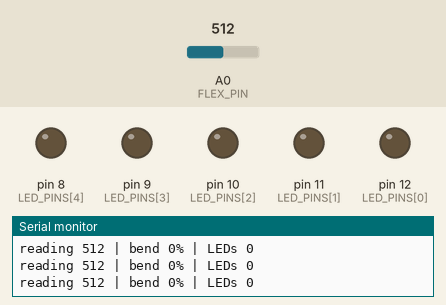
Recording of a sketch running on a simulated Arduino Uno, built with avr-gcc and run on an emulated ATmega328P. On the bench: output pins drawn as LEDs (lit = HIGH), the last lines printed to the serial monitor. The inputs (shaded band) are chosen by the test bench; at power-on: A0 (FLEX_PIN) = 512.

Above: at 2.2 s.
2.3 s: A0 (FLEX_PIN) set to 716
At 3.5 s:
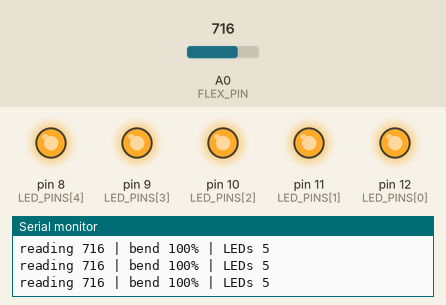
3.8 s: A0 (FLEX_PIN) set to 703
5.3 s: A0 (FLEX_PIN) set to 689
At 6.5 s:
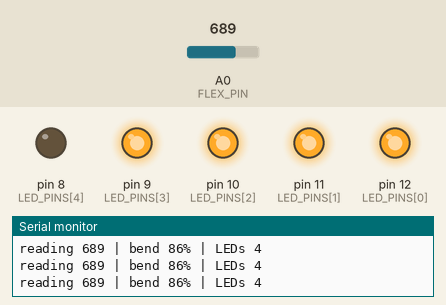
6.8 s: A0 (FLEX_PIN) set to 665
9.8 s: A0 (FLEX_PIN) set to 648
At 11.3 s:
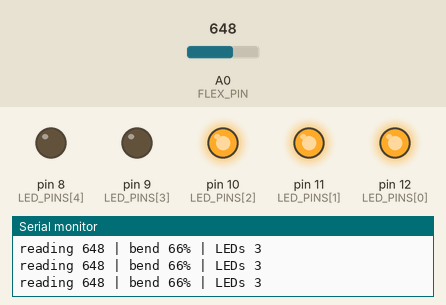
Timing chart, 0 to 12.3 s (numbered marks = the images above; inputs shaded):
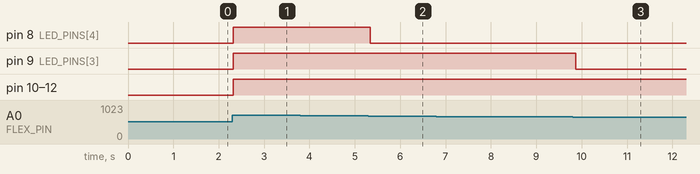

Measured:
- the behaviour switches between 696 and 695 on A0 (FLEX_PIN) (found by bisection; images 1 and 2)
- the behaviour switches between 655 and 654 on A0 (FLEX_PIN) (found by bisection; images 2 and 3)
- after the input at 2.3 s, pin 8 (LED_PINS[4]), pin 9 (LED_PINS[3]), pin 10 (LED_PINS[2]), pin 11 (LED_PINS[1]), pin 12 (LED_PINS[0]): LOW → HIGH at once
- after the input at 5.3 s, pin 8 (LED_PINS[4]): HIGH → LOW at once
- after the input at 9.8 s, pin 9 (LED_PINS[3]): HIGH → LOW after 0.07 s

The sketch:

flex_5led_tinkercad_uno.ino
```cpp
/*
  flex_5led_tinkercad_uno  -  Tinkercad version (Arduino Uno): flex sensor -> 5 LED bar graph
  Wiring: 5V -> flex leg 1 | flex leg 2 -> A0 + 20k resistor to GND
          pins 12, 11, 10, 9, 8 -> LED long legs ; LED short legs -> resistor (220 ohm in Tinkercad) -> GND
  Start Simulation, click the flex sensor, drag its slider.
*/
const int FLEX_PIN = A0;
const int LED_PINS[5] = {12, 11, 10, 9, 8};
int flatValue = 0, maxDrop = 0;

void setup() {
  Serial.begin(9600);
  for (int i = 0; i < 5; i++) pinMode(LED_PINS[i], OUTPUT);
  long sum = 0;
  for (int i = 0; i < 50; i++) { sum += analogRead(FLEX_PIN); delay(20); }   // 1 s: learn "flat"
  flatValue = sum / 50;
  Serial.print("Flat = "); Serial.print(flatValue); Serial.println(". Now bend it!");
}

void loop() {
  int value = analogRead(FLEX_PIN);
  int drop = abs(flatValue - value);
  if (drop > maxDrop) maxDrop = drop;
  int range = maxDrop < 5 ? 5 : maxDrop;
  int pct = (long)drop * 100 / range;
  int ledsOn = (pct + 10) / 20;                 // 0..5
  for (int i = 0; i < 5; i++) digitalWrite(LED_PINS[i], i < ledsOn ? HIGH : LOW);
  Serial.print("reading "); Serial.print(value); Serial.print(" | bend "); Serial.print(pct);
  Serial.print("% | LEDs "); Serial.println(ledsOn);
  delay(100);
}
```
